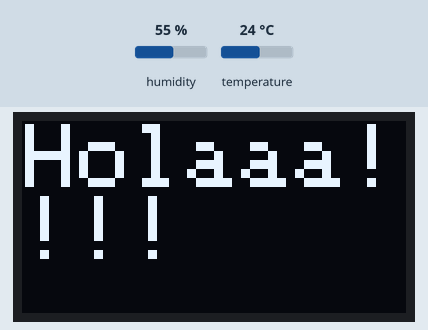
Recording of a sketch running on a simulated Arduino Uno, built with avr-gcc and run on an emulated ATmega328P. On the bench: 128×64 one-colour display. The test bench sets the inputs (shaded band); at power-on: humidity 55 %, temperature 24 °C.

Above: at 0.1 s.

The sketch:

oled.ino
```cpp
#include <Wire.h>
#include <Adafruit_GFX.h>
#include <Adafruit_SSD1306.h>
#include <DHTesp.h>

int sensorPin = 15;
DHTesp sensor;

Adafruit_SSD1306 oled(128, 64, &Wire, -1);
  void setup(){
    oled.begin(SSD1306_SWITCHCAPVCC, 0X3C);
    oled.clearDisplay();
    oled.setTextSize(3);
    pinMode(sensorPin, INPUT);
    sensor.setup(sensorPin, DHTesp::DHT22);
  }
void loop(){
  TempAndHumidity values = sensor.getTempAndHumidity();
  float t = values.temperature;
  float h = values.humidity;
  oled.setCursor(1,1);
  oled.println("Holaaa!!!!");
  oled.display();
}
```
